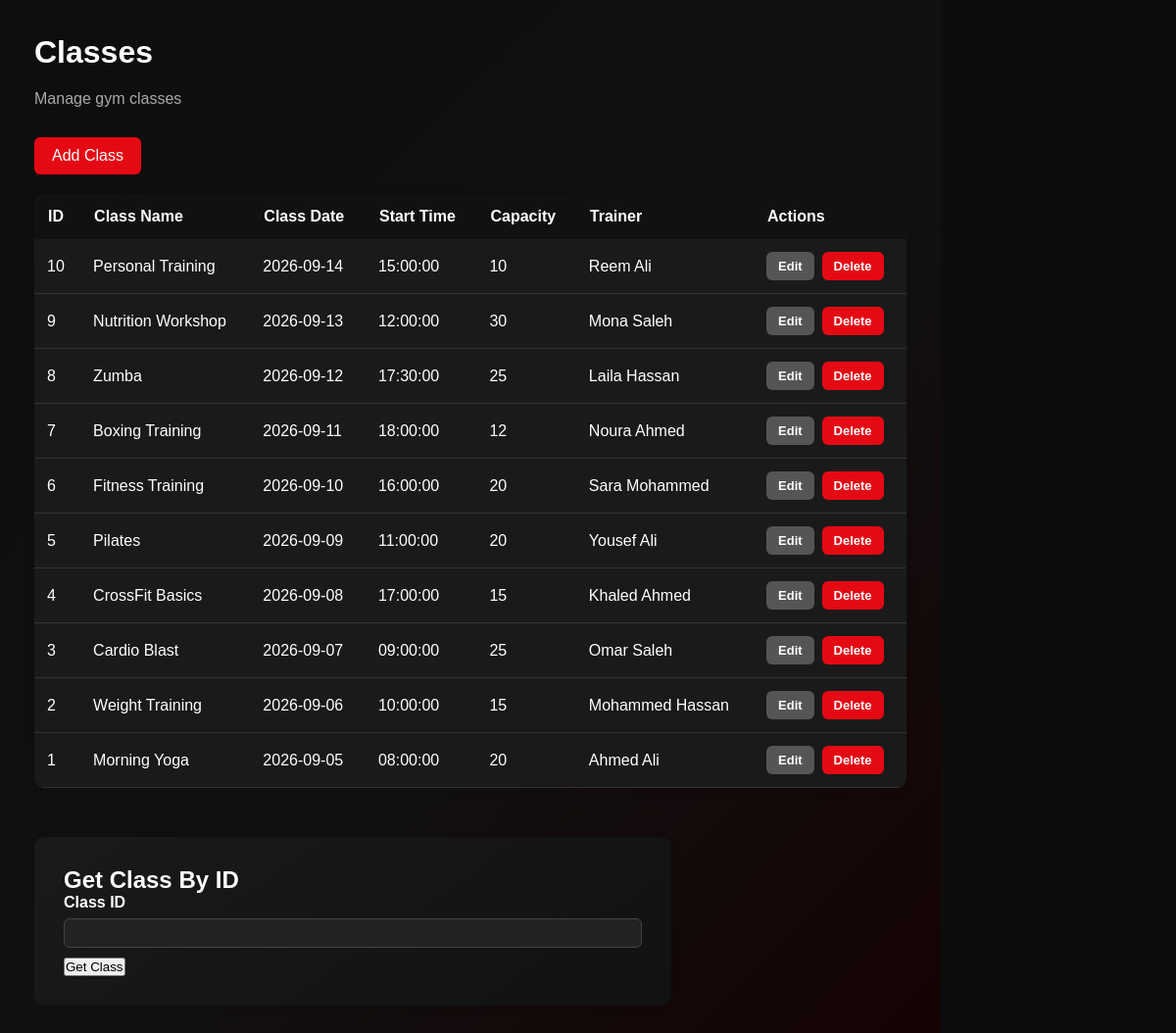
The page /pages/gym_classes/classes.php (signed in) on the database its author committed.
### tables this page shows
CREATE TABLE `classes` (
  `class_id` int(10) NOT NULL,
  `class_name` varchar(100) NOT NULL,
  `class_date` date NOT NULL,
  `start_time` time NOT NULL,
  `capacity` int(20) NOT NULL,
  `trainer_id` int(10) NOT NULL
);

CREATE TABLE `users` (
  `user_id` int(10) NOT NULL COMMENT 'pk',
  `full_name` varchar(100) NOT NULL,
  `username` varchar(50) NOT NULL,
  `password` varchar(255) NOT NULL,
  `role` varchar(20) NOT NULL,
  `profile_id` int(10) DEFAULT 4,
  `phone` varchar(20) NOT NULL,
  `email` varchar(100) NOT NULL,
  `status` varchar(20) NOT NULL,
  `image` varchar(255) DEFAULT NULL
);

### functions/helpers.php (called while the page is built, shortened)
<?php
require_once __DIR__ . "/../config/database.php";
function hasPermission($permission_name)
{
    global $conn;
    $sql = "
        SELECT COUNT(*) AS total
        FROM profile_permissions pp
        INNER JOIN permissions p
            ON pp.permission_id = p.permission_id
        WHERE pp.profile_id = ?
        AND p.permission_name = ?
    ";
    $stmt = $conn->prepare($sql);
    $profile_id = (int) $_SESSION["profile_id"];
    $stmt->bind_param(
        "is",
        $profile_id,
        $permission_name
    );
    if (!$stmt->execute()) {
        $stmt->close();
        return false;
    }
    $result = $stmt->get_result();
    $row = $result->fetch_assoc();
    return isset($row["total"]) && (int) $row["total"] > 0;
}

### classes/BaseModel.php (called while the page is built, shortened)
<?php
require_once __DIR__ . "/../config/database.php";
class BaseModel
{
    protected $conn;
    public function __construct()
    {
        global $conn;
        $this->conn = $conn;
    }
    protected function fetchAll($sql, $types = "", ...$params)
    {
        $stmt = $this->conn->prepare($sql);
        if (!$stmt->execute()) {
            die("Execute failed: " . $stmt->error);
        }
        $result = $stmt->get_result();
        return $result->fetch_all(MYSQLI_ASSOC);
    }
}

### classes/gym_class.php (called while the page is built, shortened)
<?php
require_once __DIR__ . "/BaseModel.php";
class ClassModel extends BaseModel
{
    public function getAllClasses()
    {
        return $this->fetchAll(
            "SELECT
                classes.*,
                trainers.specialty,
                users.full_name
             FROM classes
             INNER JOIN trainers
                ON classes.trainer_id = trainers.trainer_id
             INNER JOIN users
                ON trainers.user_id = users.user_id
             ORDER BY classes.class_id DESC"
        );
    }
}

### pages/gym_classes/classes.php (the view, shortened to what this page needs)
<?php
require_once __DIR__ . "/../../classes/gym_class.php";
require_once __DIR__ . "/../../functions/helpers.php";
$class = new ClassModel();
$profile_id = (int) $_SESSION["profile_id"];
if ($profile_id === 3) {
    require_once __DIR__ . "/../../classes/trainer.php";
    $trainer = new Trainer();
    $trainerData = $trainer->getTrainerByUserId($_SESSION["user_id"]);
    if (!$trainerData) {
        die("Trainer profile not found.");
    }
    $classes = $class->getClassesByTrainerId(
        $trainerData["trainer_id"]
    );
} else {
    $classes = $class->getAllClasses();
}
$canManageClasses = hasPermission("manage_classes");
?>
<!DOCTYPE html>
<html lang="en">
<head>
    <link
        rel="stylesheet"
        href="../../assets/css/style.css"
    >
</head>
<body>
<div class="main-content">
    <div class="dashboard-header">
        <h1>Classes</h1>
        <?php if ($profile_id === 3): ?>
            <p>View your assigned gym classes</p>
        <?php elseif ($profile_id === 4): ?>
            <p>View available gym classes</p>
        <?php else: ?>
            <p>Manage gym classes</p>
        <?php endif; ?>
    </div>
    <?php if ($canManageClasses): ?>
        <a href="add_class.php">
            Add Class
        </a>
    <?php endif; ?>
    <table>
        <tr>
            <th>ID</th>
            <th>Class Name</th>
            <th>Class Date</th>
            <th>Start Time</th>
            <th>Capacity</th>
            <th>Trainer</th>
            <?php if ($canManageClasses): ?>
                <th>Actions</th>
            <?php endif; ?>
        </tr>
        <?php if (!empty($classes)): ?>
            <?php foreach ($classes as $item): ?>
                <tr>
                    <td>
                        <?= $item["class_id"] ?>
                    </td>
                    <td>
                        <?= htmlspecialchars(
                            $item["class_name"]
                        ) ?>
                    </td>
                    <td>
                        <?= htmlspecialchars(
                            $item["class_date"]
                        ) ?>
                    </td>
                    <td>
                        <?= htmlspecialchars(
                            $item["start_time"]
                        ) ?>
                    </td>
                    <td>
                        <?= htmlspecialchars(
                            $item["capacity"]
                        ) ?>
                    </td>
                    <td>
                        <?= htmlspecialchars(
                            $item["full_name"]
                        ) ?>
                    </td>
                    <?php if ($canManageClasses): ?>
                        <td>
                            <div class="table-actions">
                                <a
                                    href="edit_class.php?id=<?= $item["class_id"] ?>"
                                    class="edit-button"
                                >
                                    Edit
                                </a>
                                <a
                                    href="delete_class.php?id=<?= $item["class_id"] ?>"
                                    class="delete-button"
                                    onclick="return confirm('Are you sure you want to delete this class?');"
                                >
                                    Delete
                                </a>
                            </div>
                        </td>
                    <?php endif; ?>
                </tr>
            <?php endforeach; ?>
        <?php endif; ?>
    </table>
    <div class="form-container">
        <h2>Get Class By ID</h2>
        <form method="POST">
            <div class="form-group">
                <label for="class_id">
                    Class ID
                </label>
                <input
                    type="number"
                    id="class_id"
                    name="class_id"
                    min="1"
                    required
                >
            </div>
            <button type="submit">
                Get Class
            </button>
        </form>
    </div>
</div>
</body>
</html>

### rows shown on the page
classes: class_id "10", class_name "Personal Training", class_date "2026-09-14", start_time "15:00:00", capacity "10", users.full_name "Reem Ali"
classes: class_id "9", class_name "Nutrition Workshop", class_date "2026-09-13", start_time "12:00:00", capacity "30", users.full_name "Mona Saleh"
classes: class_id "8", class_name "Zumba", class_date "2026-09-12", start_time "17:30:00", capacity "25", users.full_name "Laila Hassan"
classes: class_id "7", class_name "Boxing Training", class_date "2026-09-11", start_time "18:00:00", capacity "12", users.full_name "Noura Ahmed"
classes: class_id "6", class_name "Fitness Training", class_date "2026-09-10", start_time "16:00:00", capacity "20", users.full_name "Sara Mohammed"
classes: class_id "5", class_name "Pilates", class_date "2026-09-09", start_time "11:00:00", capacity "20", users.full_name "Yousef Ali"
classes: class_id "4", class_name "CrossFit Basics", class_date "2026-09-08", start_time "17:00:00", capacity "15", users.full_name "Khaled Ahmed"
classes: class_id "3", class_name "Cardio Blast", class_date "2026-09-07", start_time "09:00:00", capacity "25", users.full_name "Omar Saleh"
classes: class_id "2", class_name "Weight Training", class_date "2026-09-06", start_time "10:00:00", capacity "15", users.full_name "Mohammed Hassan"
classes: class_id "1", class_name "Morning Yoga", class_date "2026-09-05", start_time "08:00:00", capacity "20", users.full_name "Ahmed Ali"
